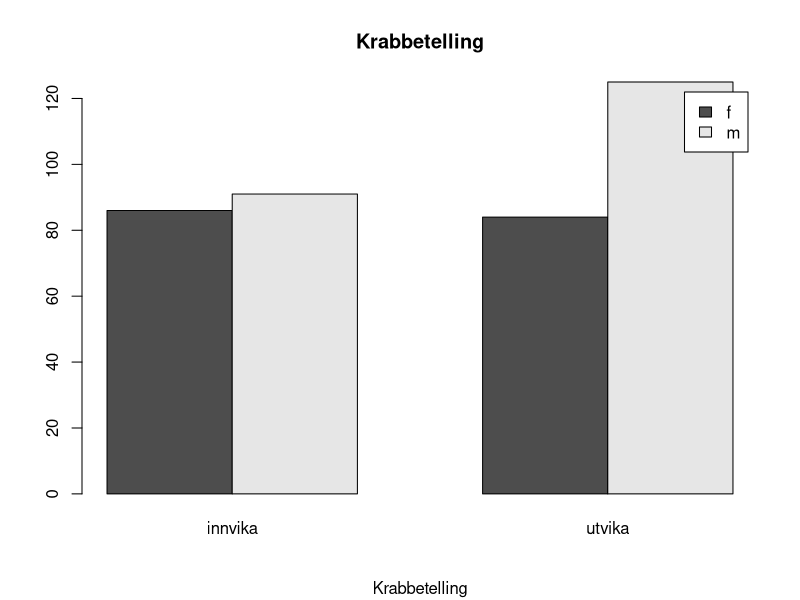
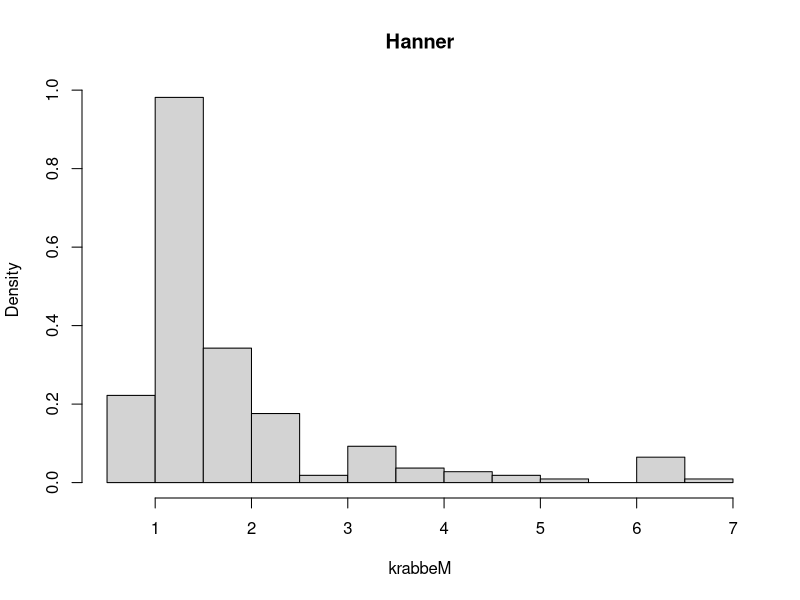
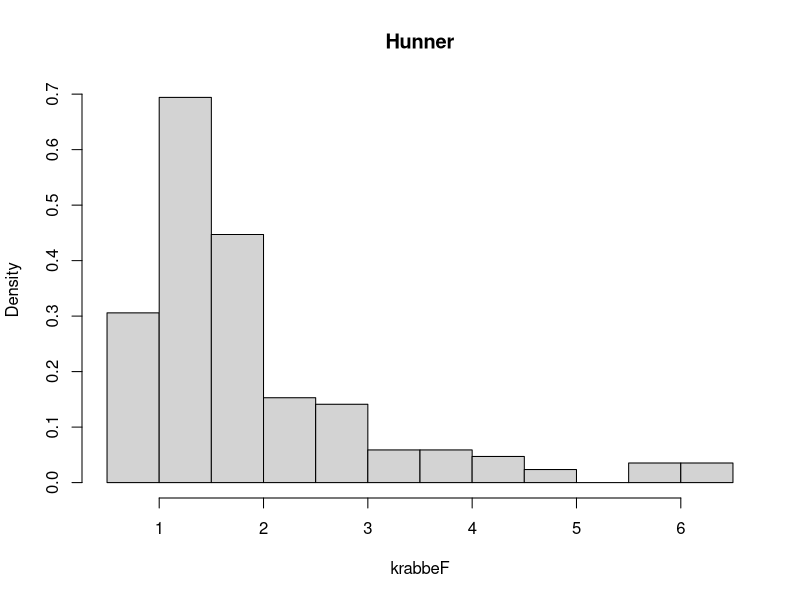
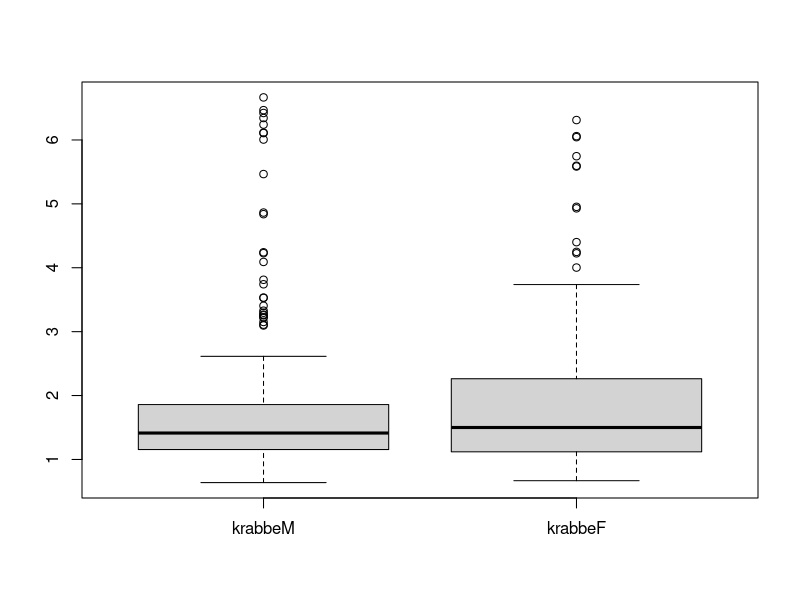
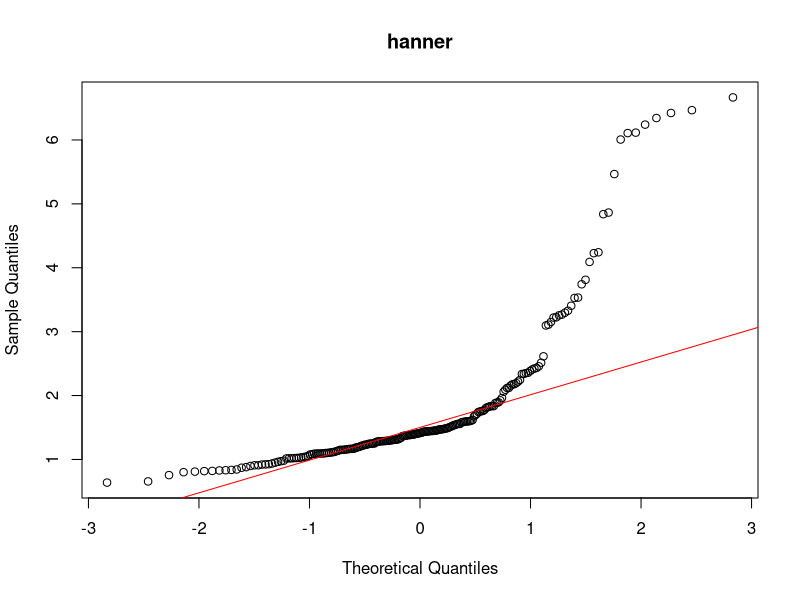

Recreate these plots in R, in order.
#Les in krabbedate
library("readxl")
krabber <- read_excel("krabbe.xlsx")

#Kontigenstabell krabber
telling <- table(krabber$Gender, krabber$Location)

#Stolpediagram krabber
barplot(
  telling, beside = TRUE, main = "Krabbetelling", sub = "Krabbetelling", legend = c("f", "m")
  )

#Konstruere krabbeM og krabbeF vektor
Gender <- krabber$Gender
Size <- krabber$Size
TypeM <- Gender == "m"
krabbeM <- Size[TypeM]
TypeF <- Gender == "f"
krabbeF <- Size[TypeF]

#Kvantitativ oppsummering av data
summary(krabbeM)
summary(krabbeF)

#Kvantitativ oppsummering av data i mm
krabbeM.mm <- krabbeM * 10
summary(krabbeM.mm)

# Skalert Histogram
hist(krabbeM, freq = FALSE, breaks = 10, main = "Hanner")
hist(krabbeF, freq = FALSE, breaks = 10, main = "Hunner")

# Boxplot
boxplot(krabbeM, krabbeF, names = c("krabbeM", "krabbeF"))

# normalplott:
qqnorm(krabbeM, main = "hanner")
qqline(krabbeM, col = "red")